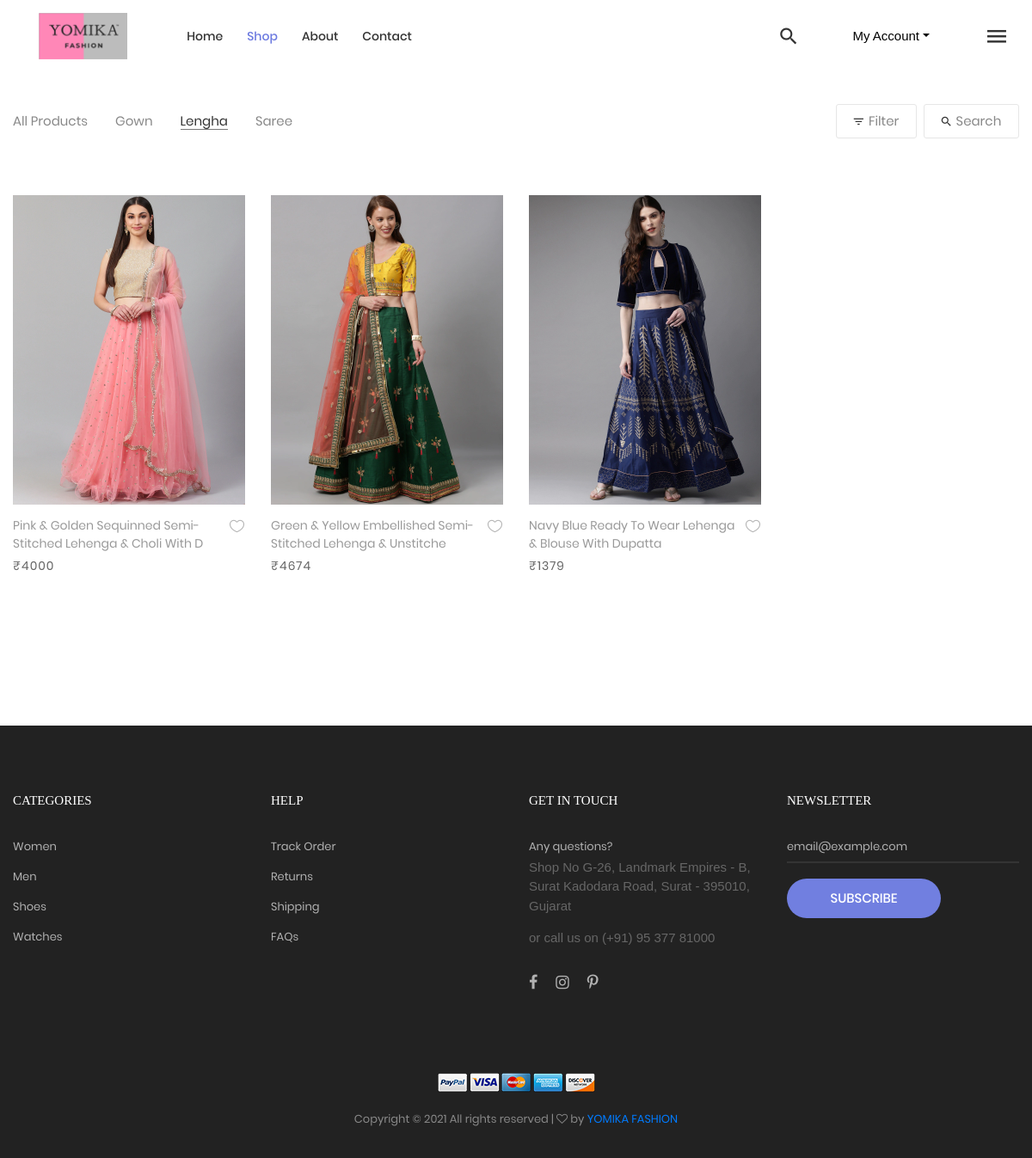
/products/shop/?cat=Lengha, run on an earlier commit of the app's database.
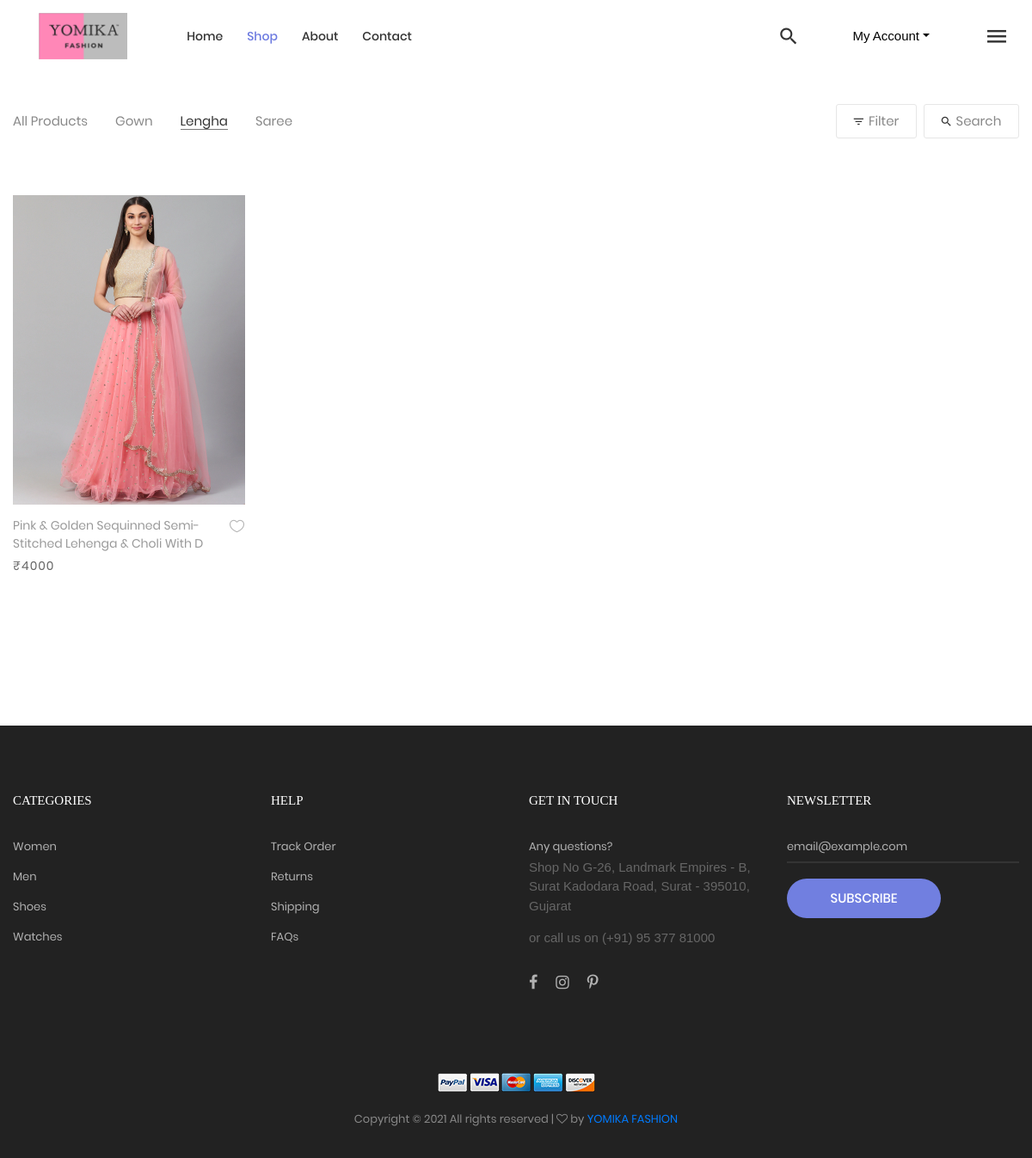
And on a later commit of the database.
### app_products/models.py (models this page shows, shortened)
class category(models.Model):
    productCategory = models.CharField(max_length=50)
    def __str__(self):
        return self.productCategory

class product(models.Model):
    cat = models.ForeignKey(category, on_delete = models.CASCADE)
    seller = models.ForeignKey(User, on_delete=models.CASCADE)
    upload_date = models.DateTimeField(default=timezone.now)
    slug = models.SlugField(max_length=150, blank=True, null=True)
    img1 = models.ImageField(upload_to=img_path, blank=True)
    img2 = models.ImageField(upload_to=img_path, blank=True)
    img3 = models.ImageField(upload_to=img_path, blank=True)
    title = models.CharField(max_length=60)
    price = models.IntegerField()
    stock_qty = models.IntegerField(default=0)
    size = models.CharField(max_length=255)
    color = models.CharField(max_length=255)
    desc = models.CharField(max_length=555)
    fabric = models.CharField(max_length=20, blank=True)
    work = models.CharField(max_length=50, blank=True)
    style = models.CharField(max_length=200, blank=True)
    occasion = models.CharField(max_length=200, blank=True)

### app_products/views.py (the view, shortened to what this page needs)
# urls.py: path('shop/', views.productFilter.as_view(), name='productFilter'),
class productFilter(View):
    def get(self, request):
        context = {}
        all_products = models.product.objects.all().order_by('-upload_date')
        page = request.GET.get('page', 1)
        search = request.GET.get('search')
        catBy = request.GET.get('cat')
        sortBy = request.GET.get('sb')
        priceBy = request.GET.get('pb')
        colorBy = request.GET.get('cb')
        if catBy:
            all_products = all_products.filter(cat__productCategory=catBy)
        if sortBy == 'lowHigh':
            all_products = all_products.order_by('price')
        if sortBy == 'highLow':
            all_products = all_products.order_by('-price')
        paginator = Paginator(all_products, 3)
        try:
            product = paginator.page(page)
        except PageNotAnInteger:
            product = paginator.page(1)
        except EmptyPage:
            product = paginator.page(paginator.num_pages)
        context['categorys'] = models.category.objects.all()
        context['products'] = product
        context['categoryName'] = catBy
        return render(request, 'app_products/shop-filter.html', context)

### app_cart/context_processors.py (called while the page is built)
def cartCount(request):
    c = 0
    try:
        obj = Cart.objects.filter(user = request.user)
        for x in obj:
            c += 1
    except:pass
    return {'cartCount':c}

def cartTotal(request):
    total = []
    try:
        obj = Cart.objects.filter(user=request.user)
        for x in obj:
            total.append(x.product_id.price*x.product_qty)
    except:
        pass
    return {'cartTotal': sum(total)}

### assets/templates/app_products/shop-filter.html (shortened to what this page needs)
{% extends '../base.html' %}
{% load static %}
{% block shop %}active-menu{% endblock shop %}
{% block content %}
	<div class="bg0 m-t-23 p-b-140">
		<div id="main" class="container">
			<div class="flex-w flex-sb-m p-b-52">
				<div class="flex-w flex-l-m filter-tope-group m-tb-10">
					<a class="stext-106 cl6 hov1 bor3 trans-04 m-r-32 m-tb-5 " href="{% url 'products:shop' %}">
						All Products
					</a>
					{% for category in categorys  %}
					<a class="stext-106 cl6 hov1 bor3 trans-04 m-r-32 m-tb-5 {% if category.productCategory == categoryName %}how-active1{% endif %}" href="{% url 'products:productFilter' %}?cat={{category}}">
						{{category | title}}
					</a>
					{% endfor %}
				</div>
				<div class="flex-w flex-c-m m-tb-10">
					<div class="flex-c-m stext-106 cl6 size-104 bor4 pointer hov-btn3 trans-04 m-r-8 m-tb-4 js-show-filter">
						<i class="icon-filter cl2 m-r-6 fs-15 trans-04 zmdi zmdi-filter-list"></i>
						 Filter
					</div>
					<div class="flex-c-m stext-106 cl6 size-105 bor4 pointer hov-btn3 trans-04 m-tb-4 js-show-search">
						<i class="icon-search cl2 m-r-6 fs-15 trans-04 zmdi zmdi-search"></i>
						Search
					</div>
				</div>
			</div>
			<div id='shop' class="row isotope-grid shop">
				{% for product in products %}
				<div class="col-6 col-md-4 col-lg-3 p-b-35 isotope-item {{product.cat}}">
					<div class="block2">
						<div class="block2-pic hov-img0">
							<img src="{{product.img1.url}}" alt="IMG-PRODUCT">
						</div>
						<div class="block2-txt flex-w flex-t p-t-14">
							<div class="block2-txt-child1 flex-col-l ">
								<a href="{% url 'products:productDetails' product.pk product.slug %}" class="stext-104 cl4 hov-cl1 trans-04 js-name-b2 p-b-6"> {{product.title | title}} </a>
								<span class="stext-105 cl3">
									₹{{product.price}}
								</span>
							</div>
							<div class="block2-txt-child2 flex-r p-t-3">
								<a href="#" class="btn-addwish-b2 dis-block pos-relative js-addwish-b2">
									<img class="icon-heart1 dis-block trans-04" src="{% static 'images/icons/icon-heart-01.png' %}" alt="ICON">
								</a>
							</div>
						</div>
					</div>
				</div>
				{% endfor %}
			</div>
		</div>
	</div>
{% endblock content %}

What changed in the data, as far as the page shows it:
no longer on this page (row edited): product: img1 (picture), title "Green & Yellow Embellished Semi-Stitched Lehenga & Unstitche", price "4674"
no longer on this page (row edited): product: img1 (picture), title "Navy Blue Ready To Wear Lehenga & Blouse With Dupatta", price "1379"
